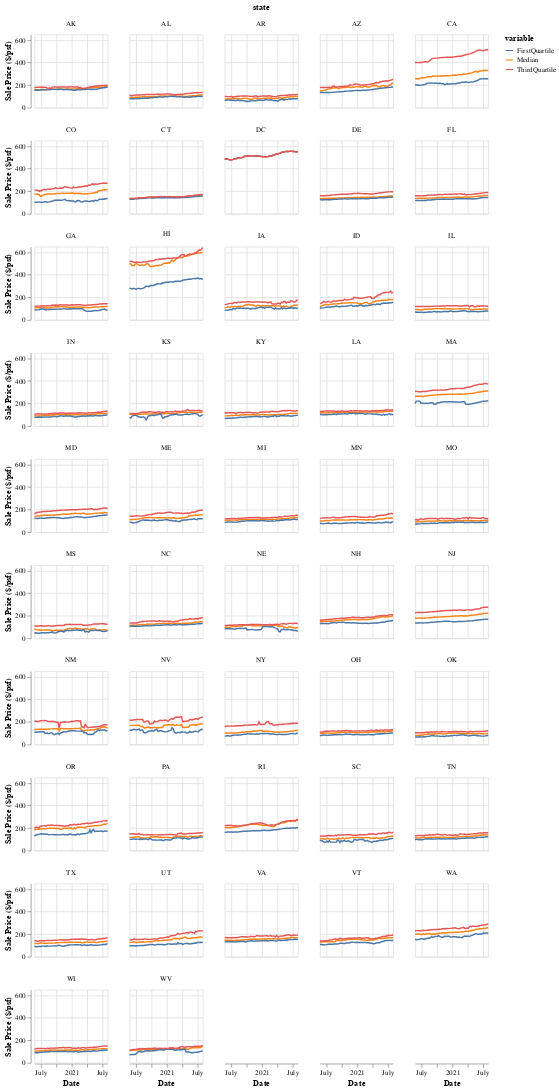

The cell this chart's notebook holds for it:
### Markdown cell above
What we can see is that prices have risen across the board. The rate of sales price increase per square foot is generally the same at different price levels. However, prices in the higher range seem to have increased at a faster rate. I suppose we can look at states where prices have risen the most.  
  
Due to data querying and downloading restrictions, we have to smoothen out the data a litle by increasing the duration to 12 weeks and only looking at tranactions starting March 2020 when Covid-19 was just making its presence felt in the US.

### Code cell
state_weekly_price_psf = fidap.sql("""
SELECT RIGHT(region_name, 2) AS state, period_end, APPROX_QUANTILES(CAST(median_sale_ppsf AS FLOAT64), 100)[OFFSET(50)] AS Median, APPROX_QUANTILES(CAST(median_sale_ppsf AS FLOAT64),100)[OFFSET(75)] AS ThirdQuartile, APPROX_QUANTILES(CAST(median_sale_ppsf AS FLOAT64),100)[OFFSET(25)] AS FirstQuartile
FROM fidap-301014.redfin.weekly_housing_market
WHERE duration = '12 weeks'
AND region_type = 'county'
AND region_name NOT LIKE 'All Redfin Metros'
AND CAST(period_begin AS DATE) > '2020-03-01'
GROUP BY period_end, RIGHT(region_name, 2)
""")

state_weekly_price_psf = state_weekly_price_psf.reset_index()

state_weekly_price_psf.period_end = pd.to_datetime(state_weekly_price_psf.period_end)
state_weekly_price_psf = pd.melt(state_weekly_price_psf, id_vars = ['period_end', 'state'], 
                                 value_vars = ['Median', 'FirstQuartile', 'ThirdQuartile'])

# plotting
alt.data_transformers.disable_max_rows()
alt.Chart(state_weekly_price_psf).mark_line().encode(
    x = alt.X('period_end', title = "Date"),
    y = alt.Y('value', title = 'Sale Price ($/psf)'),
    color = 'variable',
    facet = alt.Facet('state:O', columns = 5)
).properties(width = 100, height = 100)

### Figure 1 — Vega-Lite specification as saved in the notebook (floating-point values rounded to 4 significant figures; data arrays with more than 128 entries replaced by an {"elided": "..."} marker saying what was removed)
{"config": {"view": {"continuousWidth": 400, "continuousHeight": 300}}, "data": {"name": "data-15b70988df73dbf8b6ebb2b268226a70"}, "mark": "line", "encoding": {"color": {"type": "nominal", "field": "variable"}, "facet": {"type": "ordinal", "columns": 5, "field": "state"}, "x": {"type": "temporal", "field": "period_end", "title": "Date"}, "y": {"type": "quantitative", "field": "value", "title": "Sale Price ($/psf)"}}, "height": 100, "width": 100, "$schema": "https://vega.github.io/schema/vega-lite/v4.8.1.json", "datasets": {"data-15b70988df73dbf8b6ebb2b268226a70": {"elided": "8883 records"}}}
